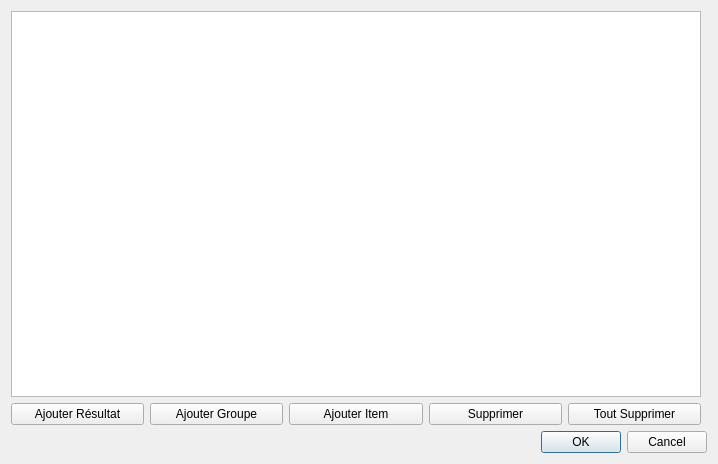
<?xml version="1.0" encoding="UTF-8"?>
<ui version="4.0">
 <class>OUTModelDialog</class>
 <widget class="QDialog" name="OUTModelDialog">
  <property name="geometry">
   <rect>
    <x>0</x>
    <y>0</y>
    <width>718</width>
    <height>464</height>
   </rect>
  </property>
  <property name="windowTitle">
   <string>Paramétrage des modèkes IN</string>
  </property>
  <layout class="QVBoxLayout" name="verticalLayout">
   <item>
    <widget class="QWidget" name="widget" native="true">
     <layout class="QHBoxLayout" name="horizontalLayout">
      <property name="leftMargin">
       <number>0</number>
      </property>
      <property name="topMargin">
       <number>0</number>
      </property>
      <property name="rightMargin">
       <number>0</number>
      </property>
      <property name="bottomMargin">
       <number>0</number>
      </property>
      <item>
       <widget class="QWidget" name="widget_2" native="true">
        <property name="sizePolicy">
         <sizepolicy hsizetype="Preferred" vsizetype="Preferred">
          <horstretch>0</horstretch>
          <verstretch>0</verstretch>
         </sizepolicy>
        </property>
        <layout class="QVBoxLayout" name="verticalLayout_3">
         <property name="leftMargin">
          <number>0</number>
         </property>
         <property name="topMargin">
          <number>0</number>
         </property>
         <property name="rightMargin">
          <number>0</number>
         </property>
         <property name="bottomMargin">
          <number>0</number>
         </property>
         <item>
          <widget class="QTreeView" name="treeView">
           <property name="sizePolicy">
            <sizepolicy hsizetype="Expanding" vsizetype="Expanding">
             <horstretch>0</horstretch>
             <verstretch>0</verstretch>
            </sizepolicy>
           </property>
           <attribute name="headerVisible">
            <bool>false</bool>
           </attribute>
          </widget>
         </item>
         <item>
          <widget class="QWidget" name="widget_3" native="true">
           <layout class="QHBoxLayout" name="horizontalLayout_2">
            <property name="leftMargin">
             <number>0</number>
            </property>
            <property name="topMargin">
             <number>0</number>
            </property>
            <property name="rightMargin">
             <number>0</number>
            </property>
            <property name="bottomMargin">
             <number>0</number>
            </property>
            <item>
             <widget class="QPushButton" name="pb_addResult">
              <property name="text">
               <string>Ajouter Résultat</string>
              </property>
             </widget>
            </item>
            <item>
             <widget class="QPushButton" name="pb_addGroup">
              <property name="text">
               <string>Ajouter Groupe</string>
              </property>
             </widget>
            </item>
            <item>
             <widget class="QPushButton" name="pb_addItem">
              <property name="text">
               <string>Ajouter Item</string>
              </property>
             </widget>
            </item>
            <item>
             <widget class="QPushButton" name="pb_delete">
              <property name="text">
               <string>Supprimer</string>
              </property>
             </widget>
            </item>
            <item>
             <widget class="QPushButton" name="pb_clear">
              <property name="text">
               <string>Tout Supprimer</string>
              </property>
             </widget>
            </item>
           </layout>
          </widget>
         </item>
        </layout>
       </widget>
      </item>
      <item>
       <widget class="QWidget" name="widgetZone" native="true">
        <property name="sizePolicy">
         <sizepolicy hsizetype="Fixed" vsizetype="Preferred">
          <horstretch>0</horstretch>
          <verstretch>0</verstretch>
         </sizepolicy>
        </property>
       </widget>
      </item>
     </layout>
    </widget>
   </item>
   <item>
    <widget class="QDialogButtonBox" name="buttonBox">
     <property name="orientation">
      <enum>Qt::Horizontal</enum>
     </property>
     <property name="standardButtons">
      <set>QDialogButtonBox::Cancel|QDialogButtonBox::Ok</set>
     </property>
    </widget>
   </item>
  </layout>
 </widget>
 <resources/>
 <connections>
  <connection>
   <sender>buttonBox</sender>
   <signal>accepted()</signal>
   <receiver>OUTModelDialog</receiver>
   <slot>accept()</slot>
   <hints>
    <hint type="sourcelabel">
     <x>248</x>
     <y>254</y>
    </hint>
    <hint type="destinationlabel">
     <x>157</x>
     <y>274</y>
    </hint>
   </hints>
  </connection>
  <connection>
   <sender>buttonBox</sender>
   <signal>rejected()</signal>
   <receiver>OUTModelDialog</receiver>
   <slot>reject()</slot>
   <hints>
    <hint type="sourcelabel">
     <x>316</x>
     <y>260</y>
    </hint>
    <hint type="destinationlabel">
     <x>286</x>
     <y>274</y>
    </hint>
   </hints>
  </connection>
 </connections>
</ui>
